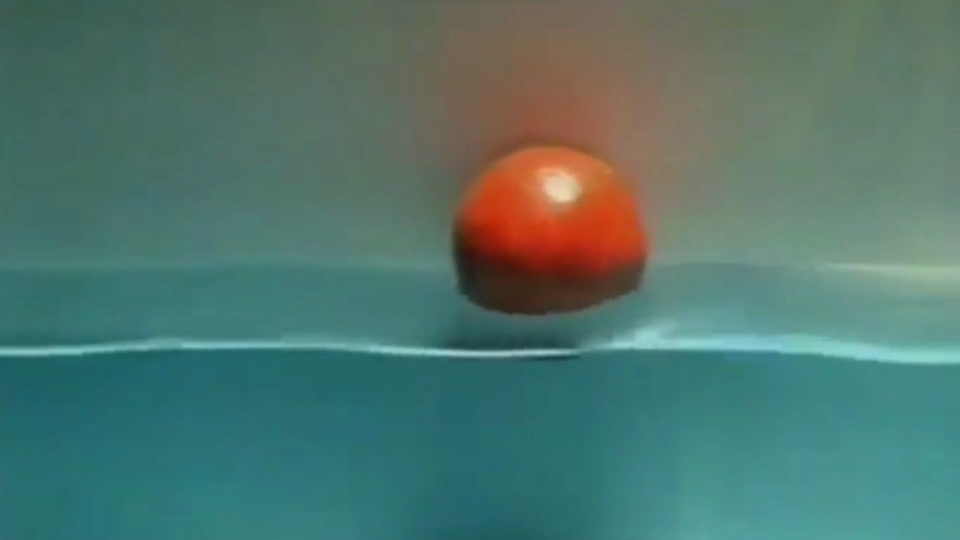
#> input picture media/img1.jpg, 1920 x 1080 px (shown at 1/2 size)
$ python -i mafunction.py   (imports and definitions only)
#> lines starting #> are read from the running program, lines starting #| are printed output that depends on the picture; after the words box and inside, x2 and y2 are one past the last pixel; in counts of white or black regions, pixels touching at a corner belong together
### src/json_function.py
# this file contains any function that modify json file

import os
import json
import sys

working_path = os.path.dirname(__file__)
project_path = os.path.join(working_path, "../")


# GENERAL FUNCTION

# [34 lines left out: functions read_filejson, write_obj_to_filejson, clear_filejson, not called in this run]


# format json file: {"key1":value1, "key2":value2}
def write_keyvalue(file_path="tmp/file.json", key="keyname", value=None):
    path = os.path.join(project_path, file_path)
    with open(path, "r+") as f:
        data = json.load(f)

        if key in data.keys():
            data[key] = value
        else:
            sys.exit("Error: There is no key named \"%s\"" %key)

    with open(path, "w") as f:
        json.dump(data, f, indent=4)


# (END) GENERAL FUNCTION


# SPECIFIC FUNCTION


# [39 lines left out: functions write_trackcentroidjson, write_trackvectorjson, init_tmp_files, not called in this run]


# (END) SPECIFIC FUNCITION


# [3 lines that do not run on import are left out]

### src/mafunction.py
from math import cos, inf, sin, sqrt, atan, pi
import cv2 as cv
import sys
import numpy as np
from imutils import grab_contours, resize

import src.json_function as fjson


# [21 lines left out: functions show_frame, read_img, set_cap_size, not called in this run]


def resize_frame(frame, size=(640, 480)):
    frame = cv.resize(frame, (size[0], size[1]))
    return frame


def resize_frame_imutils(frame, width=640):
    frame = resize(frame, width)        # imutils.resize()
    return frame


# to reverse frame, so every frame will be contiuous
# [20 lines left out: functions reverse_playback, get_cap_fps, get_cap_size, not called in this run]


def get_frame_shape(frame):
    height, width, channels = frame.shape
    return width, height, channels


# crop frame
# tips: use `w, h, c = get_frame_shape(frame)` before
# [8 lines left out: function crop_frame, not called in this run]


# access specific ROI (region of interest) in frame
# tips: use `w, h, c = get_frame_shape(frame)` before
def region_of_interest(frame, range_row=[0,0], range_col=[0,0]):
    start_row = int( range_row[0] )     # row : heigth
    end_row = int( range_row[1] )
    start_col = int( range_col[0] )     # col : width
    end_col = int( range_col[1] )

    point1 = (start_col, start_row)
    point2 = (end_col, end_row)

    # blank, same size with frame
    blank = np.zeros(frame.shape[:2], dtype="uint8")
    # create masking with white color
    mask = cv.rectangle(blank, pt1=point1, pt2=point2, color=255, thickness=-1)
    # get only the region of interest
    roi = cv.bitwise_and(frame, frame, mask=mask)

    return roi, mask


# ROI in FRAME need to be black first, then adding it
# [38 lines left out: functions put_roi2frame, put_text2frame, not called in this run]


# get centroid of every detected cnt, return it as array
def get_centroid(cnts):
    arr = []
    for cnt in cnts:
        M = cv.moments(cnt)
        cx = int(M['m10']/M['m00'])
        cy = int(M['m01']/M['m00'])

        arr.append( (cx, cy) )

    return arr


# [16 lines left out: function put_text_centroid, not called in this run]


# draw point for every centroid in centroid_array
def draw_centroid(frame, arr):
    # access pixel and change the color
    for (xc, yc) in arr:
        cv.circle(frame, center=(xc, yc), radius=3, color=(0,255,0), thickness=-1)
        put_text_centroid(frame, xc, yc, factor=2)

    return frame


# [77 lines left out: functions get_euclidian_distance, get_theta, get_vector_component, update_vector_data_in_frametextjson, get_vector, not called in this run]


def get_lower_upper_hsv(color=[30,200,127], err_range=50, v_range=50):
    lower_color = []
    upper_color = []

    for i in range(3):
        # set wide error range only for V value
        if i == 2: err_range = v_range

        # initialize lower upper
        lower_i = color[i] - err_range
        upper_i = color[i] + err_range

        # ensure lower_i not negative
        if lower_i < 0: lower_i = 0

        # ensure upper_i is in range
        # H: [0,179], S: [0,255], V: [0,255]
        if i == 0:      # check H
            if upper_i > 179: upper_i = 179
        else:       # check S and V
            if upper_i > 255: upper_i = 255

        # append the value_i to the suitable array
        lower_color.append(lower_i)
        upper_color.append(upper_i)

    # convert to numpy array: [ H S V]
    lower_color = np.array(lower_color)
    upper_color = np.array(upper_color)

    return lower_color, upper_color


# use background substractor to detect object
# [87 lines left out: functions background_substractor, apply_background_substractor, processing_frame, processing_frame2, not called in this run]


def processing_frame3(frame):
    # look at ROI (region of interest) only
    w, h, c = get_frame_shape(frame)    # my laptop screen: 1920 x 1080
    roi, mask_roi = region_of_interest(frame, range_row=[h/3,h/1.5], range_col=[0,w/1.1])

    hsv = cv.cvtColor(roi, cv.COLOR_BGR2HSV)

    imgaus = cv.GaussianBlur(hsv, (5,5), 0)

    # extract only red color in certain range
    lower_hsv, upper_hsv = get_lower_upper_hsv(color=[179,200,127], err_range=50, v_range=50)
    mask = cv.inRange(imgaus, lower_hsv, upper_hsv)

    # remove noise & strengthen the region
    kernel = np.ones( (3,3), np.uint8 )
    erodila = cv.erode(mask, kernel, iterations=2)
    erodila = cv.dilate(erodila, kernel, iterations=20)
    erodila = cv.erode(erodila, kernel, iterations=15)

    edge = cv.Canny(erodila, 0, 255)

    res = cv.bitwise_and(roi, roi, mask=erodila)

    # find & draw the contours
    cnts = cv.findContours(erodila, cv.RETR_TREE, cv.CHAIN_APPROX_SIMPLE)
    cnts = grab_contours(cnts)

    contoured = roi.copy()
    contoured = cv.drawContours(contoured, cnts, -1, (0,255,0), 2)

    print("Contours:", len(cnts))

    # get centroid of every cnt
    centroid_arr = get_centroid(cnts)
    contoured = draw_centroid(contoured, centroid_arr)

    # write num of contours to json file
    fjson.write_keyvalue(file_path="tmp/frame_text.json", key="contours", value=len(cnts))
    # write every centroid of detected cnt to json file
    fjson.write_trackcentroidjson(centroid_arr=centroid_arr)

    # CONTOURED size is based on ROI size
    # now add it to FRAME to get full size colored image
    final = put_roi2frame(frame, contoured, mask_roi)

    return final


def pass_processing_frame(frame):
    return frame


# capture video from camera 0
# video saved in "media/recording.mp4"
# [101 lines left out: functions capture_video, play_video, not called in this run]

>>> import cv2
>>> picture = cv2.imread('../media/img1.jpg')
#> picture is the input picture: shape (1080, 1920, 3); mean B, G, R 108.8, 117.3, 80.5
>>> result = processing_frame3(picture)
#> in processing_frame3, `w, h, c = get_frame_shape(frame)`: w = 1920; h = 1080; c = 3
#> in region_of_interest, `mask = cv.rectangle(blank, pt1=point1, pt2=point2, color=255, thicknes..`:
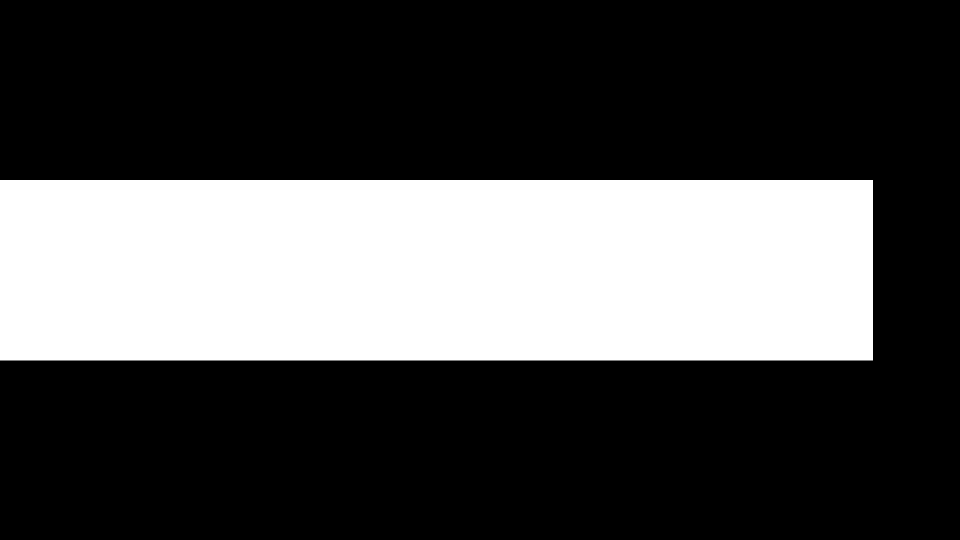
#> blank: shape (1080, 1920) (shown at 1/2 size); 30.4% white; 1 white region, box (x1, y1, x2, y2) and area: (0, 360, 1746, 721) 630306
#> in region_of_interest, `roi = cv.bitwise_and(frame, frame, mask=mask)`:
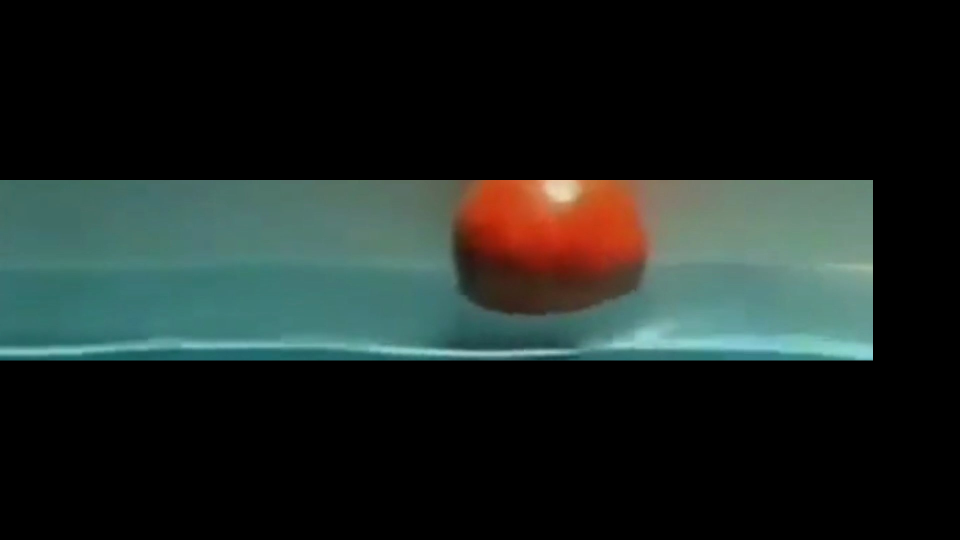
#> roi: shape (1080, 1920, 3) (shown at 1/2 size); mean B, G, R 32.9, 35.9, 27.6
#> in processing_frame3, `hsv = cv.cvtColor(roi, cv.COLOR_BGR2HSV)`: hsv: shape (1080, 1920, 3); mean H, S, V 21.8, 32.8, 39.6
#> in processing_frame3, `imgaus = cv.GaussianBlur(hsv, (5,5), 0)`: imgaus: shape (1080, 1920, 3); mean H, S, V 21.8, 32.8, 39.6
#> in processing_frame3, `mask = cv.inRange(imgaus, lower_hsv, upper_hsv)`: mask: shape (1080, 1920); every value is 0
#> in processing_frame3, `res = cv.bitwise_and(roi, roi, mask=erodila)`: res: shape (1080, 1920, 3); every value is 0
#> in processing_frame3, `cnts = cv.findContours(erodila, cv.RETR_TREE, cv.CHAIN_APPROX_SIMPLE)`: cnts = 0 contours
#> in processing_frame3, `cnts = grab_contours(cnts)`: cnts = []
#| Contours: 0
#> (the run stopped early here; a loop or call above may not have finished)
